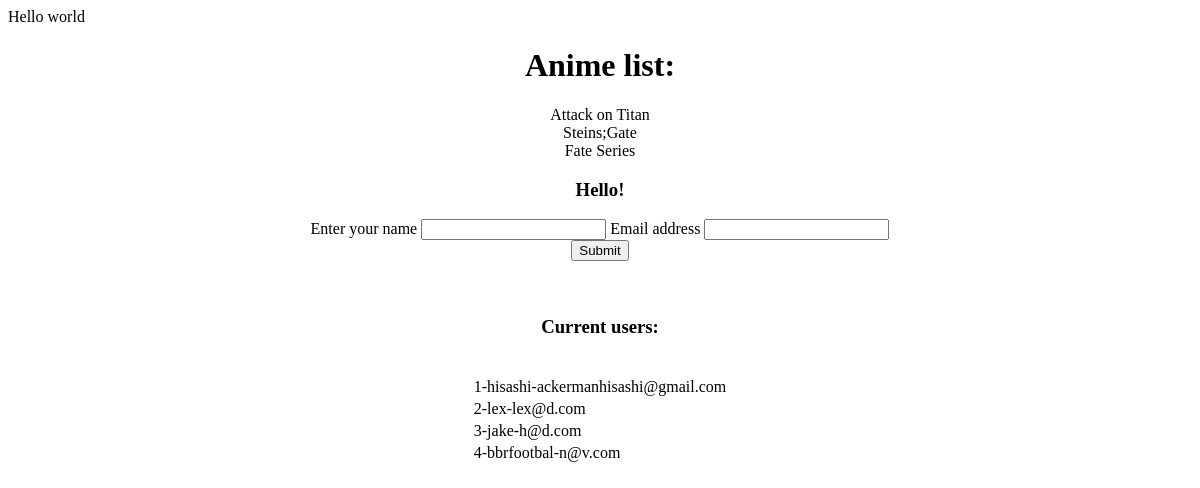
The app's page /home, older data.
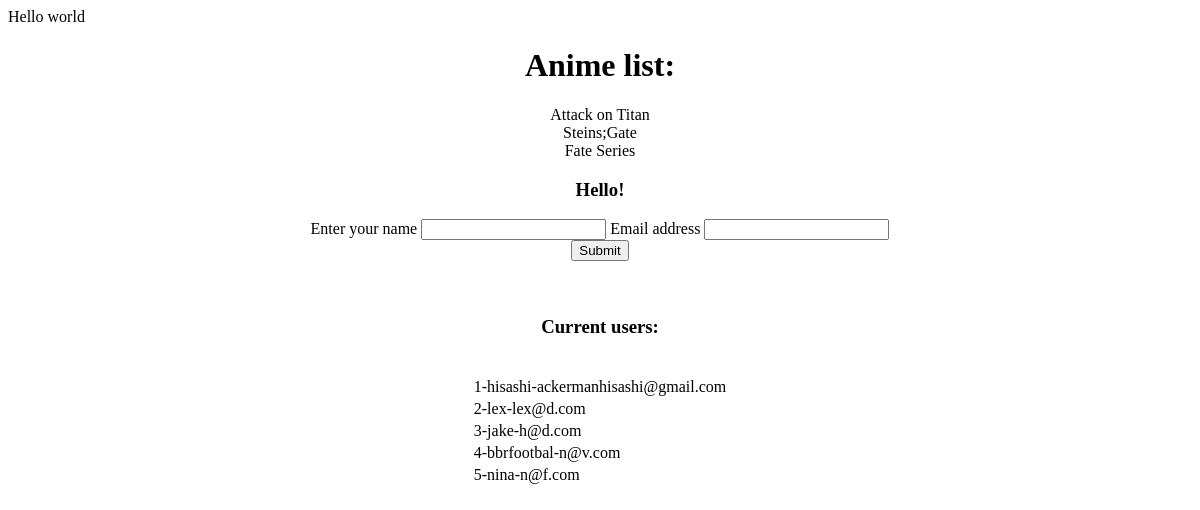
The same page, newer data.
### app.py (models this page shows, shortened)
class Users(db.Model):
    id = db.Column(db.Integer, primary_key=True)
    name = db.Column(db.String(200), nullable=False)
    email = db.Column(db.String(120), nullable=False, unique=True)
    date_added = db.Column(db.DateTime, default=datetime.utcnow)

### app.py (the view, shortened to what this page needs)
@app.route("/", methods=['GET', 'POST'])
@app.route("/home", methods=['GET', 'POST'])
def index():
    form = UserForm()
    anime_list = ["Attack on Titan", "Steins;Gate", "Fate Series"]
    website_users = Users.query.order_by(Users.date_added)
    return render_template('index.html', anime_list=anime_list, form=form, website_users=website_users)

### forms.py
class UserForm(FlaskForm):
    username = StringField("Enter your name", validators=[
                           DataRequired(), Length(min=2, max=10)])
    email_id = StringField("Email address", validators=[
                           DataRequired(), Email()])
    submit = SubmitField("Submit")

### templates/index.html (shortened to what this page needs)
<p>Hello world</p>
<center>
    <h1>Anime list:</h1>
    {% for anime in anime_list %}
    {{ anime }}<br />
    {% endfor %}
    <h3>Hello!</h3>
    <form method="POST">
        {{ form.username.label}}
        {{ form.username() }}
        {{ form.email_id.label}}
        {{ form.email_id() }}
        <br />
        {{ form.submit() }}
        <br /><br /><br />
        <h3>Current users:</h3>
        <br />
        <table>
            {% for website_user in website_users %}
            <tr>
                <td>{{ website_user.id }}-{{website_user.name}}</a>-{{ website_user.email }}</td>
            </tr>
            {% endfor %}
        </table>
    </form>
</center>

Row changes from the older to the newer data that the page shows:
added Users: id "5", name "nina", email "n@f.com"
